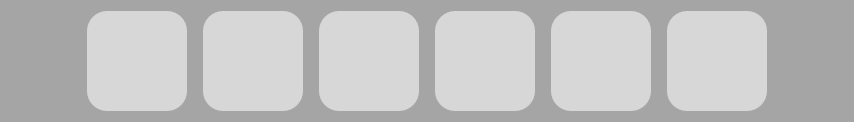
                        <widget class="QFrame" name="frame_10">
                         <property name="minimumSize">
                          <size>
                           <width>790</width>
                           <height>120</height>
                          </size>
                         </property>
                         <property name="styleSheet">
                          <string notr="true">background-color: rgb(165, 165, 165);
border-radius: 20px; </string>
                         </property>
                         <property name="frameShape">
                          <enum>QFrame::StyledPanel</enum>
                         </property>
                         <property name="frameShadow">
                          <enum>QFrame::Raised</enum>
                         </property>
                         <layout class="QHBoxLayout" name="horizontalLayout_24">
                          <item>
                           <layout class="QHBoxLayout" name="horizontalLayout_25">
                            <item>
                             <widget class="QPushButton" name="visitedLeftArrow_3">
                              <property name="minimumSize">
                               <size>
                                <width>50</width>
                                <height>50</height>
                               </size>
                              </property>
                              <property name="maximumSize">
                               <size>
                                <width>100</width>
                                <height>100</height>
                               </size>
                              </property>
                              <property name="styleSheet">
                               <string notr="true">QPushButton {
    border: none;
    border-radius: 10px; 
    background-color: transparent;
}

QPushButton::icon {
    padding: 10px; 
}

QPushButton:hover {
    background-color: rgb(220, 190, 190);
}</string>
                              </property>
                              <property name="text">
                               <string/>
                              </property>
                             </widget>
                            </item>
                            <item>
                             <spacer name="horizontalSpacer_60">
                              <property name="orientation">
                               <enum>Qt::Horizontal</enum>
                              </property>
                              <property name="sizeType">
                               <enum>QSizePolicy::Fixed</enum>
                              </property>
                              <property name="sizeHint" stdset="0">
                               <size>
                                <width>20</width>
                                <height>20</height>
                               </size>
                              </property>
                             </spacer>
                            </item>
                            <item>
                             <layout class="QHBoxLayout" name="horizontalLayout_26">
                              <item>
                               <widget class="QPushButton" name="visited_13">
                                <property name="minimumSize">
                                 <size>
                                  <width>100</width>
                                  <height>100</height>
                                 </size>
                                </property>
                                <property name="maximumSize">
                                 <size>
                                  <width>200</width>
                                  <height>200</height>
                                 </size>
                                </property>
                                <property name="styleSheet">
                                 <string notr="true">QPushButton {
    border: solid;
    border-radius: 20px; 
    background-color: rgb(215, 215, 215);
}

QPushButton::icon {
    padding: 10px; 
}

QPushButton:hover {
    background-color: rgb(154, 153, 150);
}</string>
                                </property>
                                <property name="text">
                                 <string/>
                                </property>
                               </widget>
                              </item>
                              <item>
                               <spacer name="horizontalSpacer_62">
                                <property name="orientation">
                                 <enum>Qt::Horizontal</enum>
                                </property>
                                <property name="sizeType">
                                 <enum>QSizePolicy::Fixed</enum>
                                </property>
                                <property name="sizeHint" stdset="0">
                                 <size>
                                  <width>10</width>
                                  <height>20</height>
                                 </size>
                                </property>
                               </spacer>
                              </item>
                              <item>
                               <widget class="QPushButton" name="visited_14">
                                <property name="minimumSize">
                                 <size>
                                  <width>100</width>
                                  <height>100</height>
                                 </size>
                                </property>
                                <property name="maximumSize">
                                 <size>
                                  <width>200</width>
                                  <height>200</height>
                                 </size>
                                </property>
                                <property name="styleSheet">
                                 <string notr="true">QPushButton {
    border: solid;
    border-radius: 20px; 
    background-color: rgb(215, 215, 215);
}

QPushButton::icon {
    padding: 10px; 
}

QPushButton:hover {
    background-color: rgb(154, 153, 150);
}</string>
                                </property>
                                <property name="text">
                                 <string/>
                                </property>
                               </widget>
                              </item>
                              <item>
                               <spacer name="horizontalSpacer_63">
                                <property name="orientation">
                                 <enum>Qt::Horizontal</enum>
                                </property>
                                <property name="sizeType">
                                 <enum>QSizePolicy::Fixed</enum>
                                </property>
                                <property name="sizeHint" stdset="0">
                                 <size>
                                  <width>10</width>
                                  <height>20</height>
                                 </size>
                                </property>
                               </spacer>
                              </item>
                              <item>
                               <widget class="QPushButton" name="visited_15">
                                <property name="minimumSize">
                                 <size>
                                  <width>100</width>
                                  <height>100</height>
                                 </size>
                                </property>
                                <property name="maximumSize">
                                 <size>
                                  <width>200</width>
                                  <height>200</height>
                                 </size>
                                </property>
                                <property name="styleSheet">
                                 <string notr="true">QPushButton {
    border: solid;
    border-radius: 20px; 
    background-color: rgb(215, 215, 215);
}

QPushButton::icon {
    padding: 10px; 
}

QPushButton:hover {
    background-color: rgb(154, 153, 150);
}</string>
                                </property>
                                <property name="text">
                                 <string/>
                                </property>
                               </widget>
                              </item>
                              <item>
                               <spacer name="horizontalSpacer_64">
                                <property name="orientation">
                                 <enum>Qt::Horizontal</enum>
                                </property>
                                <property name="sizeType">
                                 <enum>QSizePolicy::Fixed</enum>
                                </property>
                                <property name="sizeHint" stdset="0">
                                 <size>
                                  <width>10</width>
                                  <height>20</height>
                                 </size>
                                </property>
                               </spacer>
                              </item>
                              <item>
                               <widget class="QPushButton" name="visited_16">
                                <property name="minimumSize">
                                 <size>
                                  <width>100</width>
                                  <height>100</height>
                                 </size>
                                </property>
                                <property name="maximumSize">
                                 <size>
                                  <width>200</width>
                                  <height>200</height>
                                 </size>
                                </property>
                                <property name="styleSheet">
                                 <string notr="true">QPushButton {
    border: solid;
    border-radius: 20px; 
    background-color: rgb(215, 215, 215);
}

QPushButton::icon {
    padding: 10px; 
}

QPushButton:hover {
    background-color: rgb(154, 153, 150);
}</string>
                                </property>
                                <property name="text">
                                 <string/>
                                </property>
                               </widget>
                              </item>
                              <item>
                               <spacer name="horizontalSpacer_65">
                                <property name="orientation">
                                 <enum>Qt::Horizontal</enum>
                                </property>
                                <property name="sizeType">
                                 <enum>QSizePolicy::Fixed</enum>
                                </property>
                                <property name="sizeHint" stdset="0">
                                 <size>
                                  <width>10</width>
                                  <height>20</height>
                                 </size>
                                </property>
                               </spacer>
                              </item>
                              <item>
                               <widget class="QPushButton" name="visited_17">
                                <property name="minimumSize">
                                 <size>
                                  <width>100</width>
                                  <height>100</height>
                                 </size>
                                </property>
                                <property name="maximumSize">
                                 <size>
                                  <width>200</width>
                                  <height>200</height>
                                 </size>
                                </property>
                                <property name="styleSheet">
                                 <string notr="true">QPushButton {
    border: solid;
    border-radius: 20px; 
    background-color: rgb(215, 215, 215);
}

QPushButton::icon {
    padding: 10px; 
}

QPushButton:hover {
    background-color: rgb(154, 153, 150);
}</string>
                                </property>
                                <property name="text">
                                 <string/>
                                </property>
                               </widget>
                              </item>
                              <item>
                               <spacer name="horizontalSpacer_66">
                                <property name="orientation">
                                 <enum>Qt::Horizontal</enum>
                                </property>
                                <property name="sizeType">
                                 <enum>QSizePolicy::Fixed</enum>
                                </property>
                                <property name="sizeHint" stdset="0">
                                 <size>
                                  <width>10</width>
                                  <height>20</height>
                                 </size>
                                </property>
                               </spacer>
                              </item>
                              <item>
                               <widget class="QPushButton" name="visited_18">
                                <property name="minimumSize">
                                 <size>
                                  <width>100</width>
                                  <height>100</height>
                                 </size>
                                </property>
                                <property name="maximumSize">
                                 <size>
                                  <width>200</width>
                                  <height>200</height>
                                 </size>
                                </property>
                                <property name="styleSheet">
                                 <string notr="true">QPushButton {
    border: solid;
    border-radius: 20px; 
    background-color: rgb(215, 215, 215);
}

QPushButton::icon {
    padding: 10px; 
}

QPushButton:hover {
    background-color: rgb(154, 153, 150);
}</string>
                                </property>
                                <property name="text">
                                 <string/>
                                </property>
                               </widget>
                              </item>
                             </layout>
                            </item>
                            <item>
                             <spacer name="horizontalSpacer_68">
                              <property name="orientation">
                               <enum>Qt::Horizontal</enum>
                              </property>
                              <property name="sizeType">
                               <enum>QSizePolicy::Fixed</enum>
                              </property>
                              <property name="sizeHint" stdset="0">
                               <size>
                                <width>20</width>
                                <height>20</height>
                               </size>
                              </property>
                             </spacer>
                            </item>
                            <item>
                             <widget class="QPushButton" name="visitedRightArrow_3">
                              <property name="minimumSize">
                               <size>
                                <width>50</width>
                                <height>50</height>
                               </size>
                              </property>
                              <property name="maximumSize">
                               <size>
                                <width>100</width>
                                <height>100</height>
                               </size>
                              </property>
                              <property name="styleSheet">
                               <string notr="true">QPushButton {
    border: none;
    border-radius: 10px; 
    background-color: transparent;
}

QPushButton::icon {
    padding: 10px; 
}

QPushButton:hover {
    background-color: rgb(220, 190, 190);
}</string>
                              </property>
                              <property name="text">
                               <string/>
                              </property>
                             </widget>
                            </item>
                           </layout>
                          </item>
                         </layout>
                        </widget>
